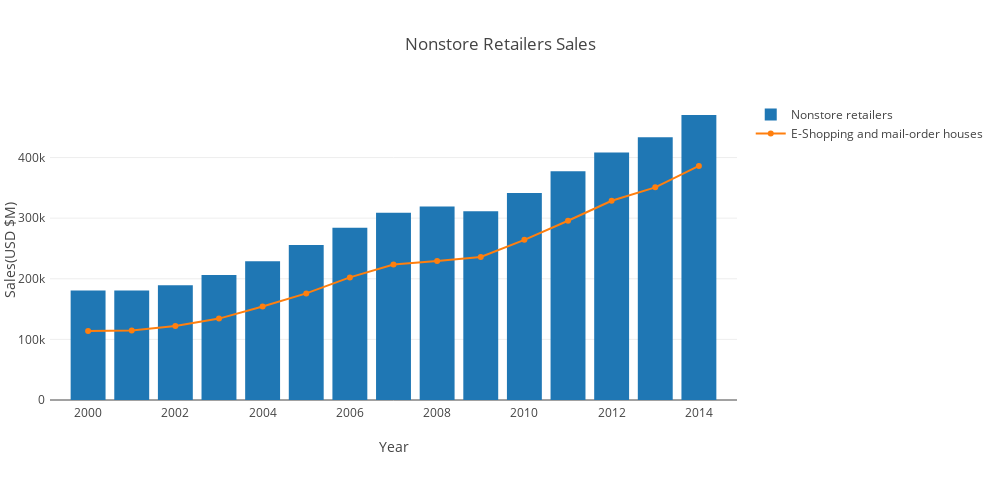

The code cell stored with this chart in its notebook:
### Markdown cell above
Let's explore Non-retailer stores more with this dataset

### Code cell
trace9 = go.Bar(
    x=sales_store_type["Year"], 
    y=sales_store_type["Nonstore retailers"],
    name="Nonstore retailers")
trace10 = go.Scatter(
    x=sales_store_type["Year"], 
    y=sales_store_type["E-Shopping and mail-order houses"],
    name="E-Shopping and mail-order houses")


layout4 = go.Layout(showlegend = True,
                   title="Nonstore Retailers Sales",
                   xaxis=dict(title="Year"),
                   yaxis=dict(title="Sales(USD $M)"),
                   autosize=False,
                    width=1000,
                    height=500,
                    margin=go.layout.Margin(
                    l=50,
                    r=50,
                    b=100,
                    t=100,
                    pad=4)
                   )
data4 = [trace9,trace10]
fig4=go.Figure(data=data4, layout=layout4)

plotly.offline.iplot(fig4,filename='Nonstore Retailer')

### Figure 1 — Plotly figure (JSON) as saved in the notebook; plotly's stock layout.template omitted (floating-point values rounded to 4 significant figures)
{"data": [{"name": "Nonstore retailers", "type": "bar", "uid": "79b0b2f3-c63d-4ed0-ba59-bb676c089c9d", "x": [2014, 2013, 2012, 2011, 2010, 2009, 2008, 2007, 2006, 2005, 2004, 2003, 2002, 2001, 2000], "y": [470196, 433440, 408171, 377443, 341699, 311592, 319353, 308767, 284343, 255579, 228977, 206359, 189279, 180563, 180453]}, {"name": "E-Shopping and mail-order houses", "type": "scatter", "uid": "acb28308-e81a-44a3-a5c7-bfb9537cf751", "x": [2014, 2013, 2012, 2011, 2010, 2009, 2008, 2007, 2006, 2005, 2004, 2003, 2002, 2001, 2000], "y": [386135, 350836, 328655, 295755, 264240, 236070, 229445, 223681, 202251, 175900, 154157, 134304, 122214, 114749, 113790]}], "layout": {"autosize": false, "height": 500, "margin": {"b": 100, "l": 50, "pad": 4, "r": 50, "t": 100}, "showlegend": true, "title": "Nonstore Retailers Sales", "width": 1000, "xaxis": {"title": "Year"}, "yaxis": {"title": "Sales(USD $M)"}}}
